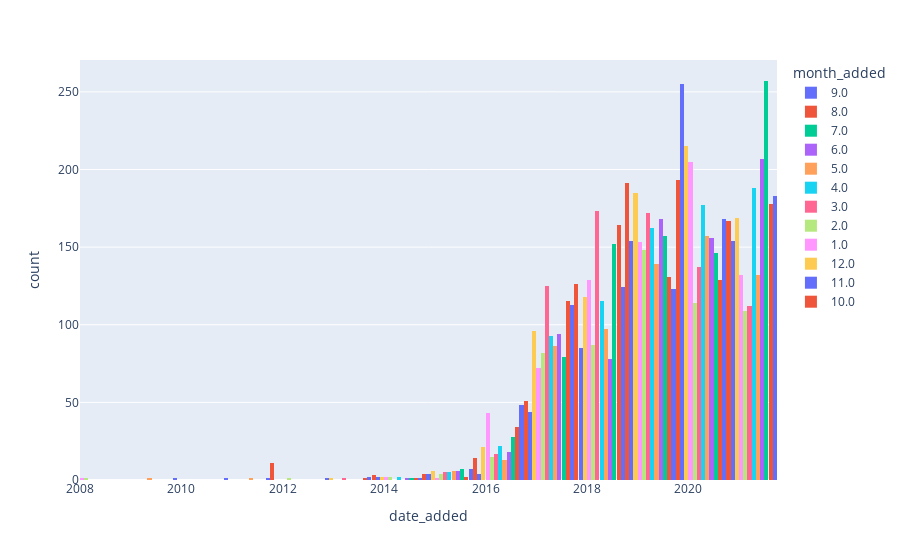

Source (notebook cell):
### Code cell
px.histogram(master_data, x='date_added', color='month_added') #plotly method

### Figure 1 — Plotly figure (JSON) as saved in the notebook; plotly's stock layout.template omitted (floating-point values rounded to 4 significant figures; data arrays with more than 128 entries replaced by an {"elided": "..."} marker saying what was removed)
{"data": [{"alignmentgroup": "True", "bingroup": "x", "hovertemplate": "month_added=9.0<br>date_added=%{x}<br>count=%{y}<extra></extra>", "legendgroup": "9.0", "marker": {"color": "#636efa", "pattern": {"shape": ""}}, "name": "9.0", "offsetgroup": "9.0", "orientation": "v", "showlegend": true, "type": "histogram", "x": {"elided": "770 str values"}, "xaxis": "x", "yaxis": "y"}, {"alignmentgroup": "True", "bingroup": "x", "hovertemplate": "month_added=8.0<br>date_added=%{x}<br>count=%{y}<extra></extra>", "legendgroup": "8.0", "marker": {"color": "#EF553B", "pattern": {"shape": ""}}, "name": "8.0", "offsetgroup": "8.0", "orientation": "v", "showlegend": true, "type": "histogram", "x": {"elided": "755 str values"}, "xaxis": "x", "yaxis": "y"}, {"alignmentgroup": "True", "bingroup": "x", "hovertemplate": "month_added=7.0<br>date_added=%{x}<br>count=%{y}<extra></extra>", "legendgroup": "7.0", "marker": {"color": "#00cc96", "pattern": {"shape": ""}}, "name": "7.0", "offsetgroup": "7.0", "orientation": "v", "showlegend": true, "type": "histogram", "x": {"elided": "827 str values"}, "xaxis": "x", "yaxis": "y"}, {"alignmentgroup": "True", "bingroup": "x", "hovertemplate": "month_added=6.0<br>date_added=%{x}<br>count=%{y}<extra></extra>", "legendgroup": "6.0", "marker": {"color": "#ab63fa", "pattern": {"shape": ""}}, "name": "6.0", "offsetgroup": "6.0", "orientation": "v", "showlegend": true, "type": "histogram", "x": {"elided": "728 str values"}, "xaxis": "x", "yaxis": "y"}, {"alignmentgroup": "True", "bingroup": "x", "hovertemplate": "month_added=5.0<br>date_added=%{x}<br>count=%{y}<extra></extra>", "legendgroup": "5.0", "marker": {"color": "#FFA15A", "pattern": {"shape": ""}}, "name": "5.0", "offsetgroup": "5.0", "orientation": "v", "showlegend": true, "type": "histogram", "x": {"elided": "632 str values"}, "xaxis": "x", "yaxis": "y"}, {"alignmentgroup": "True", "bingroup": "x", "hovertemplate": "month_added=4.0<br>date_added=%{x}<br>count=%{y}<extra></extra>", "legendgroup": "4.0", "marker": {"color": "#19d3f3", "pattern": {"shape": ""}}, "name": "4.0", "offsetgroup": "4.0", "orientation": "v", "showlegend": true, "type": "histogram", "x": {"elided": "764 str values"}, "xaxis": "x", "yaxis": "y"}, {"alignmentgroup": "True", "bingroup": "x", "hovertemplate": "month_added=3.0<br>date_added=%{x}<br>count=%{y}<extra></extra>", "legendgroup": "3.0", "marker": {"color": "#FF6692", "pattern": {"shape": ""}}, "name": "3.0", "offsetgroup": "3.0", "orientation": "v", "showlegend": true, "type": "histogram", "x": {"elided": "742 str values"}, "xaxis": "x", "yaxis": "y"}, {"alignmentgroup": "True", "bingroup": "x", "hovertemplate": "month_added=2.0<br>date_added=%{x}<br>count=%{y}<extra></extra>", "legendgroup": "2.0", "marker": {"color": "#B6E880", "pattern": {"shape": ""}}, "name": "2.0", "offsetgroup": "2.0", "orientation": "v", "showlegend": true, "type": "histogram", "x": {"elided": "563 str values"}, "xaxis": "x", "yaxis": "y"}, {"alignmentgroup": "True", "bingroup": "x", "hovertemplate": "month_added=1.0<br>date_added=%{x}<br>count=%{y}<extra></extra>", "legendgroup": "1.0", "marker": {"color": "#FF97FF", "pattern": {"shape": ""}}, "name": "1.0", "offsetgroup": "1.0", "orientation": "v", "showlegend": true, "type": "histogram", "x": {"elided": "738 str values"}, "xaxis": "x", "yaxis": "y"}, {"alignmentgroup": "True", "bingroup": "x", "hovertemplate": "month_added=12.0<br>date_added=%{x}<br>count=%{y}<extra></extra>", "legendgroup": "12.0", "marker": {"color": "#FECB52", "pattern": {"shape": ""}}, "name": "12.0", "offsetgroup": "12.0", "orientation": "v", "showlegend": true, "type": "histogram", "x": {"elided": "813 str values"}, "xaxis": "x", "yaxis": "y"}, {"alignmentgroup": "True", "bingroup": "x", "hovertemplate": "month_added=11.0<br>date_added=%{x}<br>count=%{y}<extra></extra>", "legendgroup": "11.0", "marker": {"color": "#636efa", "pattern": {"shape": ""}}, "name": "11.0", "offsetgroup": "11.0", "orientation": "v", "showlegend": true, "type": "histogram", "x": {"elided": "705 str values"}, "xaxis": "x", "yaxis": "y"}, {"alignmentgroup": "True", "bingroup": "x", "hovertemplate": "month_added=10.0<br>date_added=%{x}<br>count=%{y}<extra></extra>", "legendgroup": "10.0", "marker": {"color": "#EF553B", "pattern": {"shape": ""}}, "name": "10.0", "offsetgroup": "10.0", "orientation": "v", "showlegend": true, "type": "histogram", "x": {"elided": "760 str values"}, "xaxis": "x", "yaxis": "y"}], "layout": {"barmode": "relative", "legend": {"title": {"text": "month_added"}, "tracegroupgap": 0}, "margin": {"t": 60}, "xaxis": {"anchor": "y", "domain": [0, 1], "title": {"text": "date_added"}}, "yaxis": {"anchor": "x", "domain": [0, 1], "title": {"text": "count"}}}}
